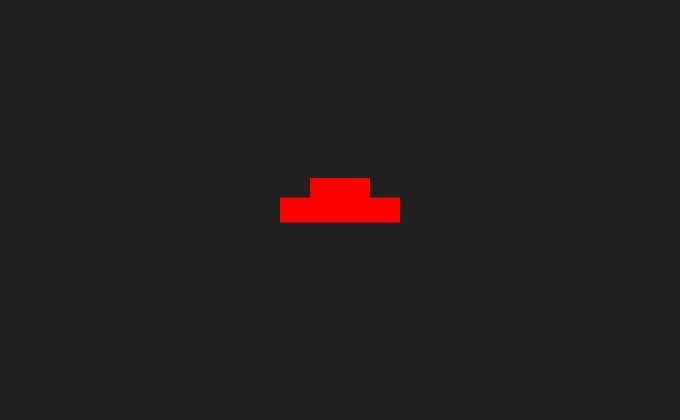
Frame 1 (no input)
Frame 60 (the mouse pressed at the canvas centre just before this capture): identical to frame 1, image omitted
Frame 120 (the mouse held since frame 60 and released just before this capture): identical to frame 1, image omitted

The Processing sketch that drew this single still picture (run headless with seeded random() and noise(); from frame 60 on, the mouse is pressed at the canvas centre):

// Processing sketch: sketch_02_11_Make_Your_Own_Class
// ── sketch_02_11_Make_Your_Own_Class.pde
// 1. It takes a lot of shapes to draw a car. A car
//    could be one of many colors, the wheels could
//    be of certain sizes, etc. So let's not draw it
//    in our main class. Let's draw it in a class of
//    its own, then just create a car here.

// 2. Like any other variable, we create a variable
//    of the data type of the class.
Car prolechariot;

void setup() {
  size(680, 420);
  background(64);

  // 3. We assign the result of constructing a car
  //    object to the variable.
  prolechariot = new Car();
}

void draw() {
  background(32);
  
  // 4. The car has its own draw() function, which
  //    we will call here by using a dot method.
  prolechariot.draw();
}
// ── Car.pde
class Car {
  color paint;
  PVector position;
  
  Car() {
    this.position = new PVector(width / 2.0, height / 2.0);
    this.paint = color(255, 0, 0);
  }
  
  void draw() {
    pushStyle();
    rectMode(CENTER);
    noStroke();
    fill(this.paint);
    rect(this.position.x, this.position.y - 22, 60, 20);
    rect(this.position.x, this.position.y, 120, 25);
    popStyle();
  }
}
